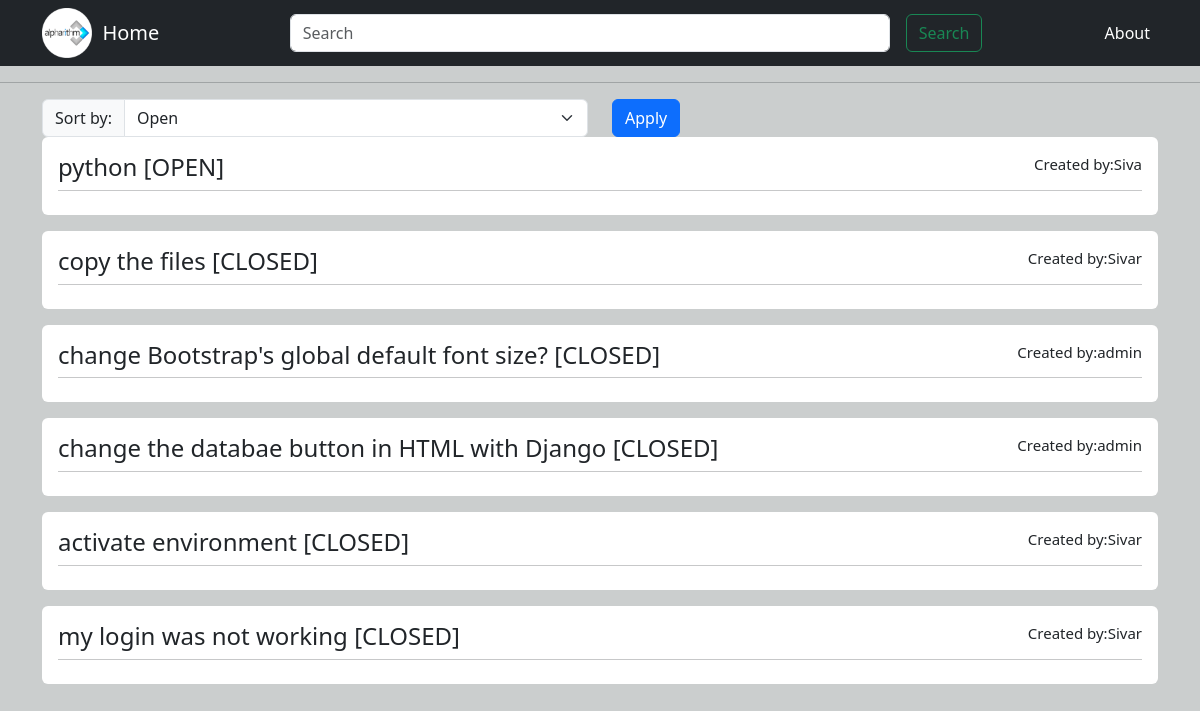
The app's page /Tableview/ with its own data.
### app1/models.py (models this page shows)
class Table(models.Model):
    username=models.CharField(max_length=50,null=True,blank=True)
    title=models.CharField(max_length=50,null=False,blank=False)
    description=models.TextField(max_length=5000,null=False,blank=False)
    status=models.BooleanField(default=False)

### app1/views.py (the view)
# urls.py: path("Tableview/",views.tview, name="tav"),
def tview(request):
    Tab = Table.objects.all()
    sort = request.GET.get('sort')
    if sort == 'option1':
        Tab = Table.objects.filter(status=False).order_by('title')
    elif sort == 'option2':
        Tab = Table.objects.filter(status=True).order_by('title')
    else:
        Tab = Table.objects.all().order_by('-id')
    return render(request,'tview.html',{'Tab':Tab})

### templates/tview.html (shortened to what this page needs)
{% include 'home.html' %}
{% block content %}
<form method="GET" action="{% url 'app1:tav' %}">
    <div class="container">
      <div class="row">
        <div class="col-md-6">
          <div class="input-group">
            <label for="sort" class="input-group-text">Sort by:</label>
            <select class="form-select" name="sort" id="sort">
              <option value="option1">Open</option>
            </select>
          </div>
        </div>
        <div class="col-md-6">
          <button type="submit" class="btn btn-primary">Apply</button>
        </div>
      </div>
    </div>
  </form>
<div class="container">
        {% for i in Tab %}
            <div class="bg-white rounded p-3 mb-3">
                <div class="d-flex justify-content-between">
                    <a href="{% url 'app1:tabv' desc=i.pk %}" class="text-decoration-none text-dark">
                        <div class="text-center">
                            <h4 class="mb-0 "> {{ i.title }}
                                {% if i.status %}
                                [CLOSED]
                                {% else %}
                                [OPEN]
                                {% endif %}
                            </h4>
                        </div>
                    </a>
                    <div class="small" style="font-size: 15px;" >Created by:{{ i.username }}</div>
                </div>
                <hr class="my-2">
            </div>
        {% endfor %}
</div>
{% endblock content %}

### templates/home.html (shortened to what this page needs)
{% extends 'enc/bs.html' %}

### templates/enc/bs.html (shortened to what this page needs)
<!doctype html>
<html lang="en">
  <head>
    <link href="https://cdn.jsdelivr.net/npm/bootstrap@5.3.0-alpha3/dist/css/bootstrap.min.css" rel="stylesheet">
  </head>
  <body style="background-color: rgb(203, 206, 206);">
    {% include 'enc/nav.html' %}
    <hr>
  </body>
</html>

### templates/enc/nav.html (shortened to what this page needs)
{% load static %}
<nav class="navbar navbar-expand-lg navbar-dark bg-dark">
  <div class="container">
    <img src="{% static 'logo.png' %}" class="img-fluid rounded-top" alt="" style="width: 50px; height: 50px; float: left;">
    <div class="collapse navbar-collapse" id="navbarTogglerDemo01">
      {% if request.user.is_authenticated %}
      <a class="navbar-brand" href="{% url 'app1:tav' %}">&nbsp;&nbsp;Home</a>
      {% else %}
      <a class="navbar-brand" href="{% url 'app1:h' %}">&nbsp;&nbsp;Home</a>
      {% endif %}
      <form class="d-flex ms-auto " role="search" method="GET" action="{% url 'app1:tab' %}">
        <input class="form-control me-3" type="search" placeholder="Search" aria-label="Search" name="search" style="width: 600px;" onchange="searchTitle()" >
        <button class="btn btn-outline-success" type="submit">Search</button>
      </form>
      <ul class="navbar-nav ms-auto">
        <li class="nav-item">
          <a class="nav-link active" aria-current="page" href="{% url 'app1:abt' %}">About  </a>
        </li>
      </ul>
    </div>
  </div>
</nav>

### records on screen
Table: title "python", status "[OPEN]", username "Siva"
Table: title "copy the files", status "[CLOSED]", username "Sivar"
Table: title "change Bootstrap's global default font size?", status "[CLOSED]", username "admin"
Table: title "change the databae button in HTML with Django", status "[CLOSED]", username "admin"
Table: title "activate environment", status "[CLOSED]", username "Sivar"
Table: title "my login was not working", status "[CLOSED]", username "Sivar"
